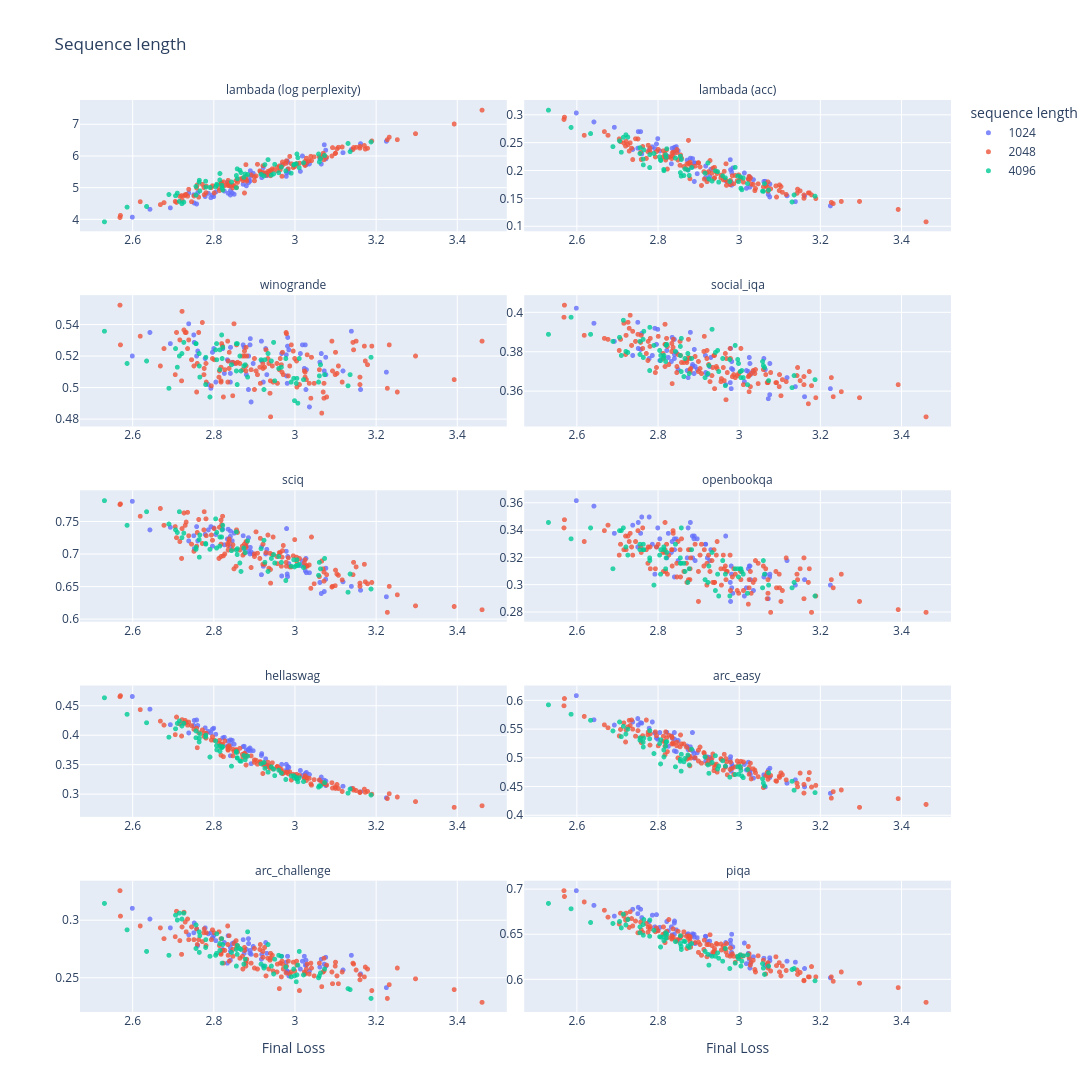

The cell this chart's notebook holds for it:
### Code cell
def sequence_length_group(row):
    return row["config/common"]["sequence_length"]

plot_df = joint_tasks_plot_fetch(df, task_keys, group_fn=sequence_length_group)

plot_joint_tasks(plot_df, task_keys, plot_title="Sequence length", legend_title="sequence length")
